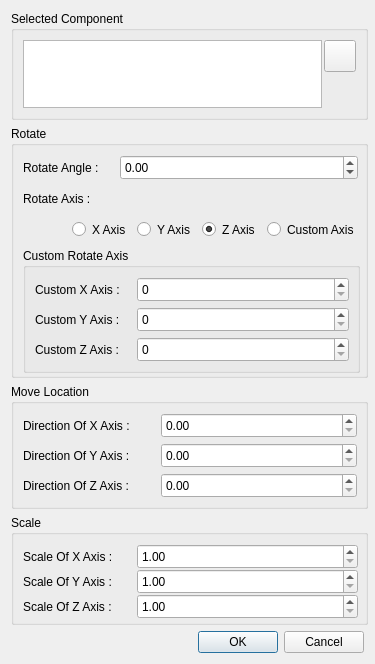
<?xml version="1.0" encoding="UTF-8"?>
<ui version="4.0">
 <class>DialogVTKTransform</class>
 <widget class="QDialog" name="DialogVTKTransform">
  <property name="geometry">
   <rect>
    <x>0</x>
    <y>0</y>
    <width>375</width>
    <height>664</height>
   </rect>
  </property>
  <property name="minimumSize">
   <size>
    <width>375</width>
    <height>664</height>
   </size>
  </property>
  <property name="maximumSize">
   <size>
    <width>375</width>
    <height>752</height>
   </size>
  </property>
  <property name="windowTitle">
   <string>Dialog</string>
  </property>
  <layout class="QGridLayout" name="gridLayout_6">
   <item row="0" column="0">
    <widget class="QGroupBox" name="groupBox_4">
     <property name="minimumSize">
      <size>
       <width>357</width>
       <height>0</height>
      </size>
     </property>
     <property name="maximumSize">
      <size>
       <width>357</width>
       <height>200</height>
      </size>
     </property>
     <property name="title">
      <string>Selected Component</string>
     </property>
     <layout class="QGridLayout" name="gridLayout_5">
      <item row="0" column="0" rowspan="2">
       <widget class="QListWidget" name="listWidget">
        <property name="minimumSize">
         <size>
          <width>299</width>
          <height>32</height>
         </size>
        </property>
        <property name="maximumSize">
         <size>
          <width>299</width>
          <height>500</height>
         </size>
        </property>
       </widget>
      </item>
      <item row="0" column="1">
       <widget class="QPushButton" name="geoSelectPoint">
        <property name="sizePolicy">
         <sizepolicy hsizetype="Minimum" vsizetype="Minimum">
          <horstretch>0</horstretch>
          <verstretch>0</verstretch>
         </sizepolicy>
        </property>
        <property name="minimumSize">
         <size>
          <width>32</width>
          <height>32</height>
         </size>
        </property>
        <property name="maximumSize">
         <size>
          <width>32</width>
          <height>32</height>
         </size>
        </property>
        <property name="toolTip">
         <string extracomment="Clicked Button Selected Components"/>
        </property>
        <property name="styleSheet">
         <string notr="true"/>
        </property>
        <property name="text">
         <string/>
        </property>
        <property name="icon">
         <iconset resource="../qrc/qianfan.qrc">
          <normaloff>:/QUI/geometry/selectface.png</normaloff>:/QUI/geometry/selectface.png</iconset>
        </property>
        <property name="iconSize">
         <size>
          <width>32</width>
          <height>32</height>
         </size>
        </property>
       </widget>
      </item>
      <item row="1" column="1">
       <spacer name="verticalSpacer">
        <property name="orientation">
         <enum>Qt::Vertical</enum>
        </property>
        <property name="sizeHint" stdset="0">
         <size>
          <width>20</width>
          <height>8</height>
         </size>
        </property>
       </spacer>
      </item>
     </layout>
    </widget>
   </item>
   <item row="1" column="0">
    <widget class="QGroupBox" name="groupBox">
     <property name="minimumSize">
      <size>
       <width>357</width>
       <height>252</height>
      </size>
     </property>
     <property name="maximumSize">
      <size>
       <width>357</width>
       <height>252</height>
      </size>
     </property>
     <property name="title">
      <string>Rotate</string>
     </property>
     <layout class="QGridLayout" name="gridLayout_2">
      <item row="0" column="0">
       <widget class="QLabel" name="rotateAngleLabel">
        <property name="minimumSize">
         <size>
          <width>91</width>
          <height>25</height>
         </size>
        </property>
        <property name="maximumSize">
         <size>
          <width>91</width>
          <height>25</height>
         </size>
        </property>
        <property name="text">
         <string>Rotate Angle : </string>
        </property>
       </widget>
      </item>
      <item row="2" column="0" colspan="2">
       <layout class="QHBoxLayout" name="horizontalLayout">
        <item>
         <spacer name="horizontalSpacer">
          <property name="orientation">
           <enum>Qt::Horizontal</enum>
          </property>
          <property name="sizeHint" stdset="0">
           <size>
            <width>65</width>
            <height>25</height>
           </size>
          </property>
         </spacer>
        </item>
        <item>
         <widget class="QRadioButton" name="radioButtonX">
          <property name="minimumSize">
           <size>
            <width>59</width>
            <height>25</height>
           </size>
          </property>
          <property name="maximumSize">
           <size>
            <width>59</width>
            <height>25</height>
           </size>
          </property>
          <property name="text">
           <string>X Axis</string>
          </property>
         </widget>
        </item>
        <item>
         <widget class="QRadioButton" name="radioButtonY">
          <property name="minimumSize">
           <size>
            <width>59</width>
            <height>25</height>
           </size>
          </property>
          <property name="maximumSize">
           <size>
            <width>59</width>
            <height>25</height>
           </size>
          </property>
          <property name="text">
           <string>Y Axis</string>
          </property>
         </widget>
        </item>
        <item>
         <widget class="QRadioButton" name="radioButtonZ">
          <property name="minimumSize">
           <size>
            <width>59</width>
            <height>25</height>
           </size>
          </property>
          <property name="maximumSize">
           <size>
            <width>59</width>
            <height>25</height>
           </size>
          </property>
          <property name="text">
           <string>Z Axis</string>
          </property>
          <property name="checked">
           <bool>true</bool>
          </property>
         </widget>
        </item>
        <item>
         <widget class="QRadioButton" name="radioButtonC">
          <property name="minimumSize">
           <size>
            <width>89</width>
            <height>25</height>
           </size>
          </property>
          <property name="maximumSize">
           <size>
            <width>89</width>
            <height>25</height>
           </size>
          </property>
          <property name="text">
           <string>Custom Axis</string>
          </property>
          <property name="checked">
           <bool>false</bool>
          </property>
         </widget>
        </item>
       </layout>
      </item>
      <item row="1" column="0">
       <widget class="QLabel" name="rotateAxisLabel">
        <property name="minimumSize">
         <size>
          <width>16</width>
          <height>25</height>
         </size>
        </property>
        <property name="maximumSize">
         <size>
          <width>16777215</width>
          <height>25</height>
         </size>
        </property>
        <property name="text">
         <string>Rotate Axis : </string>
        </property>
       </widget>
      </item>
      <item row="3" column="0" colspan="2">
       <widget class="QGroupBox" name="customRotAxisGBox">
        <property name="minimumSize">
         <size>
          <width>337</width>
          <height>125</height>
         </size>
        </property>
        <property name="maximumSize">
         <size>
          <width>337</width>
          <height>125</height>
         </size>
        </property>
        <property name="title">
         <string>Custom Rotate Axis</string>
        </property>
        <layout class="QGridLayout" name="gridLayout">
         <item row="0" column="0">
          <widget class="QLabel" name="customXLabel">
           <property name="minimumSize">
            <size>
             <width>96</width>
             <height>25</height>
            </size>
           </property>
           <property name="maximumSize">
            <size>
             <width>96</width>
             <height>25</height>
            </size>
           </property>
           <property name="text">
            <string>Custom X Axis : </string>
           </property>
          </widget>
         </item>
         <item row="0" column="1">
          <widget class="QSpinBox" name="customXDSB">
           <property name="minimumSize">
            <size>
             <width>212</width>
             <height>25</height>
            </size>
           </property>
           <property name="maximumSize">
            <size>
             <width>212</width>
             <height>25</height>
            </size>
           </property>
           <property name="maximum">
            <number>1000</number>
           </property>
          </widget>
         </item>
         <item row="1" column="0">
          <widget class="QLabel" name="customYLabel">
           <property name="minimumSize">
            <size>
             <width>96</width>
             <height>25</height>
            </size>
           </property>
           <property name="maximumSize">
            <size>
             <width>96</width>
             <height>25</height>
            </size>
           </property>
           <property name="text">
            <string>Custom Y Axis : </string>
           </property>
          </widget>
         </item>
         <item row="1" column="1">
          <widget class="QSpinBox" name="customYDSB">
           <property name="minimumSize">
            <size>
             <width>212</width>
             <height>25</height>
            </size>
           </property>
           <property name="maximumSize">
            <size>
             <width>212</width>
             <height>25</height>
            </size>
           </property>
           <property name="maximum">
            <number>1000</number>
           </property>
          </widget>
         </item>
         <item row="2" column="0">
          <widget class="QLabel" name="customZLabel">
           <property name="minimumSize">
            <size>
             <width>96</width>
             <height>25</height>
            </size>
           </property>
           <property name="maximumSize">
            <size>
             <width>96</width>
             <height>25</height>
            </size>
           </property>
           <property name="text">
            <string>Custom Z Axis : </string>
           </property>
          </widget>
         </item>
         <item row="2" column="1">
          <widget class="QSpinBox" name="customZDSB">
           <property name="minimumSize">
            <size>
             <width>212</width>
             <height>25</height>
            </size>
           </property>
           <property name="maximumSize">
            <size>
             <width>212</width>
             <height>25</height>
            </size>
           </property>
           <property name="maximum">
            <number>1000</number>
           </property>
          </widget>
         </item>
        </layout>
       </widget>
      </item>
      <item row="0" column="1">
       <widget class="QDoubleSpinBox" name="rotateAngleDSB">
        <property name="minimumSize">
         <size>
          <width>238</width>
          <height>25</height>
         </size>
        </property>
        <property name="maximumSize">
         <size>
          <width>238</width>
          <height>25</height>
         </size>
        </property>
        <property name="minimum">
         <double>-360.000000000000000</double>
        </property>
        <property name="maximum">
         <double>360.000000000000000</double>
        </property>
       </widget>
      </item>
     </layout>
    </widget>
   </item>
   <item row="2" column="0">
    <widget class="QGroupBox" name="groupBox_2">
     <property name="minimumSize">
      <size>
       <width>357</width>
       <height>125</height>
      </size>
     </property>
     <property name="maximumSize">
      <size>
       <width>357</width>
       <height>125</height>
      </size>
     </property>
     <property name="title">
      <string>Move Location</string>
     </property>
     <layout class="QGridLayout" name="gridLayout_3">
      <item row="0" column="0">
       <widget class="QLabel" name="directionXLabel">
        <property name="minimumSize">
         <size>
          <width>132</width>
          <height>25</height>
         </size>
        </property>
        <property name="maximumSize">
         <size>
          <width>132</width>
          <height>25</height>
         </size>
        </property>
        <property name="text">
         <string>Direction Of X Axis : </string>
        </property>
       </widget>
      </item>
      <item row="0" column="1">
       <widget class="QDoubleSpinBox" name="directionXDSB">
        <property name="minimumSize">
         <size>
          <width>196</width>
          <height>25</height>
         </size>
        </property>
        <property name="maximumSize">
         <size>
          <width>196</width>
          <height>25</height>
         </size>
        </property>
        <property name="maximum">
         <double>10000000000000000139372116959414099130712064.000000000000000</double>
        </property>
       </widget>
      </item>
      <item row="1" column="0">
       <widget class="QLabel" name="directionYLabel">
        <property name="minimumSize">
         <size>
          <width>132</width>
          <height>25</height>
         </size>
        </property>
        <property name="maximumSize">
         <size>
          <width>16777215</width>
          <height>25</height>
         </size>
        </property>
        <property name="text">
         <string>Direction Of Y Axis : </string>
        </property>
       </widget>
      </item>
      <item row="1" column="1">
       <widget class="QDoubleSpinBox" name="directionYDSB">
        <property name="minimumSize">
         <size>
          <width>196</width>
          <height>25</height>
         </size>
        </property>
        <property name="maximumSize">
         <size>
          <width>16777215</width>
          <height>25</height>
         </size>
        </property>
        <property name="maximum">
         <double>10000000000000000139372116959414099130712064.000000000000000</double>
        </property>
       </widget>
      </item>
      <item row="2" column="0">
       <widget class="QLabel" name="directionZLabel">
        <property name="minimumSize">
         <size>
          <width>132</width>
          <height>25</height>
         </size>
        </property>
        <property name="maximumSize">
         <size>
          <width>16777215</width>
          <height>25</height>
         </size>
        </property>
        <property name="text">
         <string>Direction Of Z Axis : </string>
        </property>
       </widget>
      </item>
      <item row="2" column="1">
       <widget class="QDoubleSpinBox" name="directionZDSB">
        <property name="minimumSize">
         <size>
          <width>196</width>
          <height>25</height>
         </size>
        </property>
        <property name="maximumSize">
         <size>
          <width>16777215</width>
          <height>25</height>
         </size>
        </property>
        <property name="maximum">
         <double>1000.000000000000000</double>
        </property>
       </widget>
      </item>
     </layout>
    </widget>
   </item>
   <item row="3" column="0">
    <widget class="QGroupBox" name="groupBox_3">
     <property name="minimumSize">
      <size>
       <width>357</width>
       <height>110</height>
      </size>
     </property>
     <property name="maximumSize">
      <size>
       <width>357</width>
       <height>110</height>
      </size>
     </property>
     <property name="title">
      <string>Scale</string>
     </property>
     <layout class="QGridLayout" name="gridLayout_4">
      <item row="0" column="0">
       <widget class="QLabel" name="scaleXLabel">
        <property name="minimumSize">
         <size>
          <width>108</width>
          <height>25</height>
         </size>
        </property>
        <property name="maximumSize">
         <size>
          <width>16777215</width>
          <height>25</height>
         </size>
        </property>
        <property name="text">
         <string>Scale Of X Axis : </string>
        </property>
       </widget>
      </item>
      <item row="0" column="1">
       <widget class="QDoubleSpinBox" name="scaleXDSB">
        <property name="minimumSize">
         <size>
          <width>221</width>
          <height>25</height>
         </size>
        </property>
        <property name="maximumSize">
         <size>
          <width>16777215</width>
          <height>25</height>
         </size>
        </property>
        <property name="minimum">
         <double>1.000000000000000</double>
        </property>
        <property name="maximum">
         <double>1000.000000000000000</double>
        </property>
       </widget>
      </item>
      <item row="1" column="0">
       <widget class="QLabel" name="scaleYLabel">
        <property name="minimumSize">
         <size>
          <width>108</width>
          <height>25</height>
         </size>
        </property>
        <property name="maximumSize">
         <size>
          <width>16777215</width>
          <height>25</height>
         </size>
        </property>
        <property name="text">
         <string>Scale Of Y Axis : </string>
        </property>
       </widget>
      </item>
      <item row="1" column="1">
       <widget class="QDoubleSpinBox" name="scaleYDSB">
        <property name="minimumSize">
         <size>
          <width>221</width>
          <height>25</height>
         </size>
        </property>
        <property name="maximumSize">
         <size>
          <width>16777215</width>
          <height>25</height>
         </size>
        </property>
        <property name="minimum">
         <double>1.000000000000000</double>
        </property>
        <property name="maximum">
         <double>1000.000000000000000</double>
        </property>
       </widget>
      </item>
      <item row="2" column="0">
       <widget class="QLabel" name="scaleZLabel">
        <property name="minimumSize">
         <size>
          <width>108</width>
          <height>25</height>
         </size>
        </property>
        <property name="maximumSize">
         <size>
          <width>16777215</width>
          <height>25</height>
         </size>
        </property>
        <property name="text">
         <string>Scale Of Z Axis : </string>
        </property>
       </widget>
      </item>
      <item row="2" column="1">
       <widget class="QDoubleSpinBox" name="scaleZDSB">
        <property name="minimumSize">
         <size>
          <width>221</width>
          <height>25</height>
         </size>
        </property>
        <property name="maximumSize">
         <size>
          <width>16777215</width>
          <height>25</height>
         </size>
        </property>
        <property name="minimum">
         <double>1.000000000000000</double>
        </property>
        <property name="maximum">
         <double>1000.000000000000000</double>
        </property>
       </widget>
      </item>
     </layout>
    </widget>
   </item>
   <item row="4" column="0">
    <widget class="QDialogButtonBox" name="btBox">
     <property name="orientation">
      <enum>Qt::Horizontal</enum>
     </property>
     <property name="standardButtons">
      <set>QDialogButtonBox::Cancel|QDialogButtonBox::Ok</set>
     </property>
    </widget>
   </item>
  </layout>
 </widget>
 <resources>
  <include location="../qrc/qianfan.qrc"/>
 </resources>
 <connections>
  <connection>
   <sender>btBox</sender>
   <signal>accepted()</signal>
   <receiver>DialogVTKTransform</receiver>
   <slot>accept()</slot>
   <hints>
    <hint type="sourcelabel">
     <x>248</x>
     <y>254</y>
    </hint>
    <hint type="destinationlabel">
     <x>157</x>
     <y>274</y>
    </hint>
   </hints>
  </connection>
  <connection>
   <sender>btBox</sender>
   <signal>rejected()</signal>
   <receiver>DialogVTKTransform</receiver>
   <slot>reject()</slot>
   <hints>
    <hint type="sourcelabel">
     <x>316</x>
     <y>260</y>
    </hint>
    <hint type="destinationlabel">
     <x>286</x>
     <y>274</y>
    </hint>
   </hints>
  </connection>
 </connections>
</ui>
